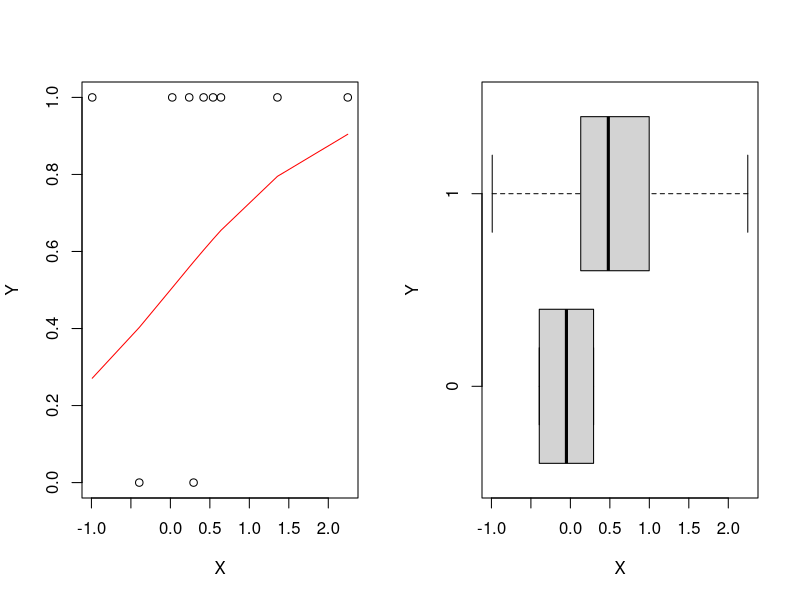
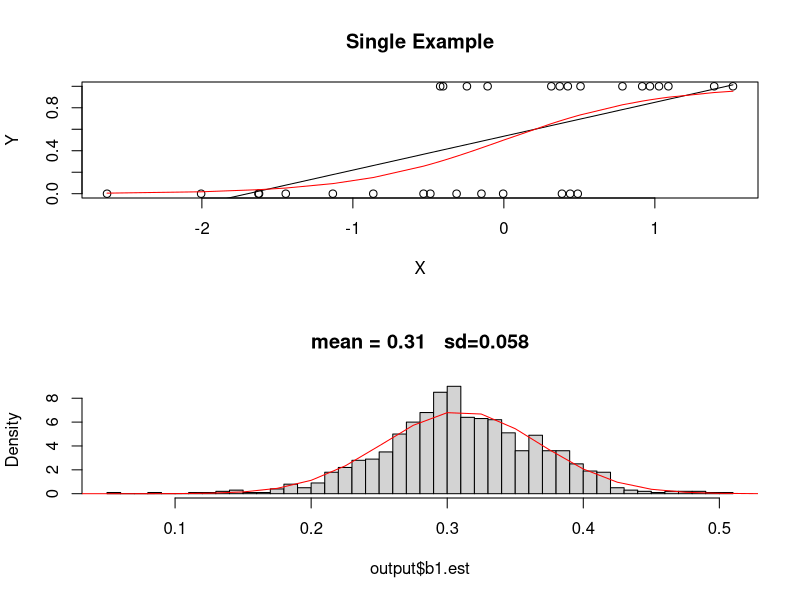
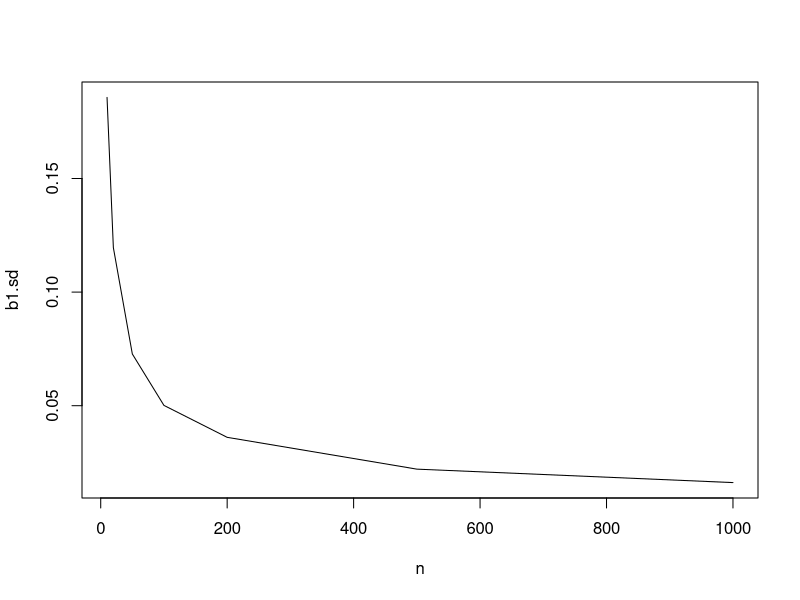
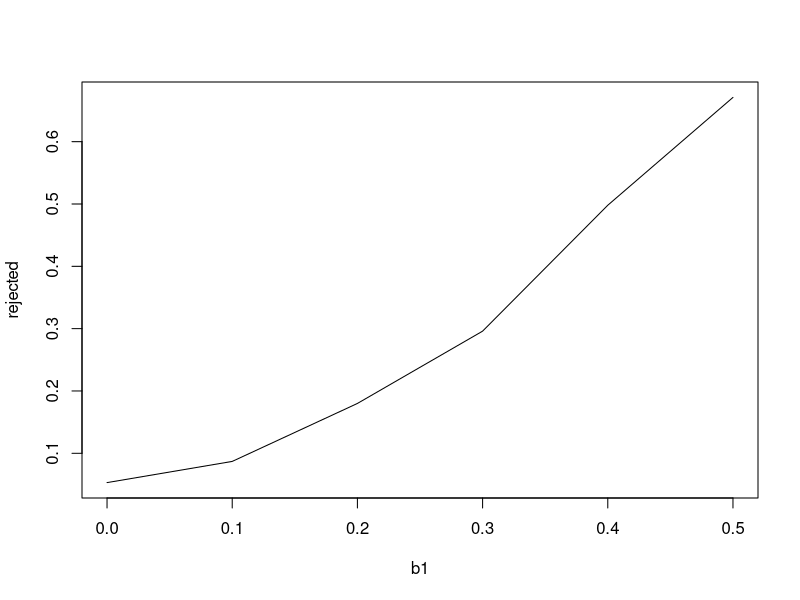
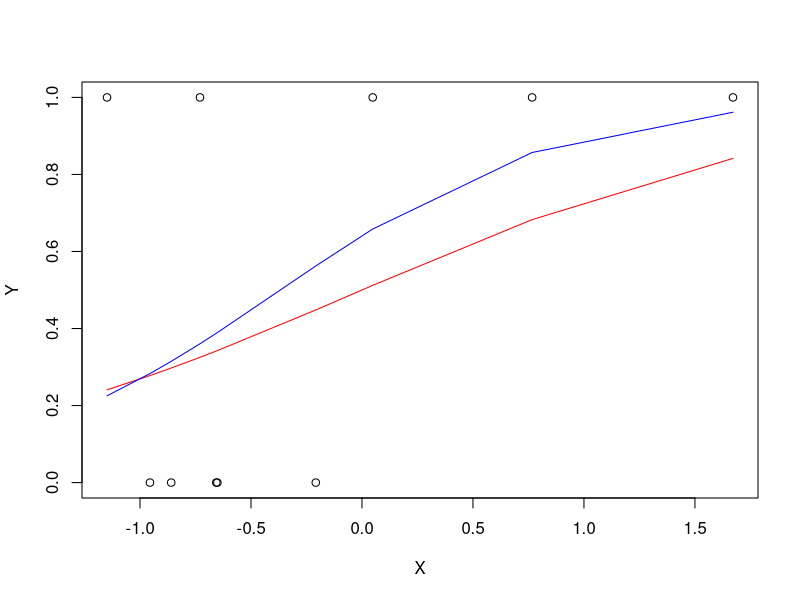

Recreate these plots in R, in order.

# Install required packages if they're not already installed, then load
for (f in c('dplyr', 'ggplot2', 'grid')) {
    if (!f %in% rownames(installed.packages())) {
        install.packages(f, dependencies = TRUE)
    }
    library(f, character.only = TRUE)
}; rm(f)





##################################################################################
# PS3: Investigating GLMs with simulations
##################################################################################
# Problem Set 3: GLMs

# Please stick with your partner from PS2.

# The code in PS3 first gives a repeat of the application of the LM to the binary simulation data. Then there is an example of fitting a data set using a binary (binomial) GLM. Your job is to adapt the code for LMs for use with GLMs so that you can fit simulated data with a binary GLM.

# 1. Investigate the distribution of the GLM estimator of b1. Is it biased? What is the distribution? Normal? How does the distribution change with the true (simulated) value of b1? 

# Warning: for smaller n and larger b1, sometimes glm() gives crazy answers. You can get rid of them with the code:

# output <- output[abs(output$b1.est) < 10,]

# which removes values that have values less than -10 or greater than 10. Normally it is a bad thing to throw out estimates like this without checking that it doesn't affect your results, but for now don't worry.

# 2. Check the type I errors. Does type I error control depend on n? How would this affect your interpretation of p-values in your analyses?

# 3. Check the GLM estimator of b1 for consistency in the range

# nrange <- c(50, 100, 200, 500, 1000)

# Does the variance in the estimator depend on the true value of b1?

# 4. Compare the power of GLMs and LMs with the same data sets (i.e., in the loop over simulated data sets, test the hypothesis H0: b1 = 0 with both LM and GLM). Is the GLM more or less powerful than the LM? Does the difference depend on the sample size n?



##################################################################################
# Below is first the analysis of binary data using LMs. I will go through this in class on Monday, 19 Sep

inv.logit <- function(x){
	exp(x)/(1 + exp(x))
}

n <- 10
b0 <- 0
b1 <- 1

X <- rnorm(n=n)
Y <- rbinom(n=n, size=1, prob=inv.logit(b0 + b1*X))

par(mfrow=c(1,2))
plot(Y ~ X)
lines(inv.logit(b0 + b1*X[order(X)]) ~ X[order(X)], col="red")
boxplot(X ~ Y, horizontal=TRUE)

# Analyses
n <- 30
b0 <- 0
b1 <- 2

nsims <- 1000
output <- data.frame(b0.est=array(0,dim=nsims), b1.est=0, resid2.est=0, sigma.est=0, P=0, varX=0)
for(i in 1:nsims){
	X <- rnorm(n=n)
	Y <- rbinom(n=n, size=1, prob=inv.logit(b0 + b1*X))
	z <- lm(Y ~ X)
	output$b0.est[i] <- z$coef[1]
	output$b1.est[i] <- z$coef[2]
	output$resid2.est[i] <- mean(z$resid^2)
	output$sigma.est[i] <- mean(z$resid^2)*n/(n-2)
	output$P[i] <- summary(z)$coef[2,4]
	output$varX[i] <- var(X)
}

# 1. Distribution of the estimator of b1
par(mfrow = c(2,1))

plot(Y ~ X, main="Single Example")
lines(z$fitted.values[order(X)] ~ X[order(X)])
lines(inv.logit(b0 + b1*X[order(X)]) ~ X[order(X)], col="red")

hist(output$b1.est, main = paste('mean = ', .001*round(1000*mean(output$b1.est)),'   sd=',.001*round(1000*sd(output$b1.est)), sep=''), freq=F, breaks=40)
lines(.025*(-40:40), dnorm(.025*(-40:40), mean=mean(output$b1.est), sd=sd(output$b1.est)), col="red")

# 2. Type I errors
mean(output$P < 0.05)

# 3. Consistency
b0 <- 0
b1 <- 0
e.sd <- 1
nrange <- c(10, 20, 50, 100, 200, 500, 1000)

nsims <- 1000
output <- data.frame(n=array(0,dim=nsims*length(nrange)), b0.est=0, b1.est=0, resid2.est=0, sigma.est=0, P=0)

counter <- 0
for(n in nrange) for(i in 1:nsims){
	counter <- counter + 1
	X <- rnorm(n=n)
	Y <- rbinom(n=n, size=1, prob=inv.logit(b0 + b1*X))
	z <- lm(Y ~ X)
	output$n[counter] <- n
	output$b0.est[counter] <- z$coef[1]
	output$b1.est[counter] <- z$coef[2]
	output$resid2.est[counter] <- mean(z$resid^2)
	output$sigma.est[counter] <- mean(z$resid^2)*n/(n-2)
	output$P[counter] <- summary(z)$coef[2,4]
}
consistency <- aggregate(output$b1.est, by = list(output$n), FUN = sd)
names(consistency) <- c("n", "b1.sd")

par(mfrow=c(1,1))
plot(b1.sd ~ n, data=consistency, typ="l")

# 4. Power
b0 <- 0
e.sd <- 1
b1range <- c(0, .1, .2, .3, .4, .5)
n <- 100

nsims <- 1000
output <- data.frame(b1.true=array(0,dim=nsims*length(b1range)), b0.est=0, b1.est=0, resid2.est=0, sigma.est=0, P=0)

counter <- 0
for(b1 in b1range) for(i in 1:nsims){
	counter <- counter + 1
	X <- rnorm(n=n)
	Y <- rbinom(n=n, size=1, prob=inv.logit(b0 + b1*X))
	z <- lm(Y ~ X)
	output$b1.true[counter] <- b1
	output$b0.est[counter] <- z$coef[1]
	output$b1.est[counter] <- z$coef[2]
	output$resid2.est[counter] <- mean(z$resid^2)
	output$sigma.est[counter] <- mean(z$resid^2)*n/(n-2)
	output$P[counter] <- summary(z)$coef[2,4]
}
output$rejected <- output$P < 0.05
power <- aggregate(output$rejected, by = list(output$b1.true), FUN = mean)
names(power) <- c("b1", "rejected")

par(mfrow=c(1,1))
plot(rejected ~ b1, data=power, typ="l")

##################################################################################
# Do the following analyses using a binomial GLM

# 1. Distribution of the estimator of b1
# 2. Type I errors
# 3. Consistency
# 4. Power
# 5. Do a comparison of power between the GLM and the LM

# As an example of how to use glm(), try this:

inv.logit <- function(x){
	exp(x)/(1 + exp(x))
}

n <- 10
b0 <- 0
b1 <- 1

X <- rnorm(n=n)
Y <- rbinom(n=n, size=1, prob=inv.logit(b0 + b1*X))

z <- glm(Y ~ X, family="binomial")
summary(z)

par(mfrow=c(1,1))
plot(Y ~ X)
lines(inv.logit(b0 + b1*X[order(X)]) ~ X[order(X)], col="red")
lines(inv.logit(z$coef[1] + z$coef[2]*X[order(X)]) ~ X[order(X)], col="blue")

